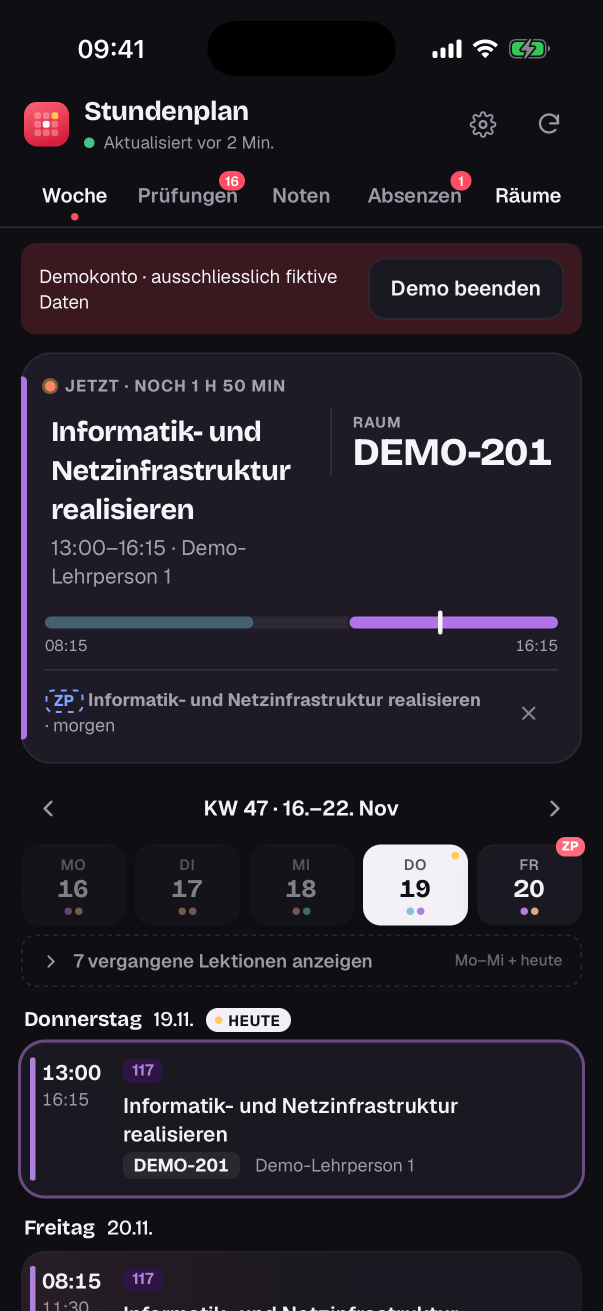
#> input picture ios app/appstore/raw/s-woche.png, 1206 x 2622 px (shown at 1/2 size)
$ python make_screens.py
#> lines starting #> are read from the running program, lines starting #| are printed output that depends on the picture
#!/usr/bin/env python3
"""
App Store screenshots for WISS Stundenplan.

Builds every slide from the real simulator captures in appstore/raw/ (demo account), so the
set can be rebuilt any time the app changes:

    python3 appstore/make_screens.py            # German set  -> appstore/screenshots/de/
    python3 appstore/make_screens.py --lang en  # English set -> appstore/screenshots/en/ (needs raw/en/*)

Slides are laid out at 1320 x 2868 and saved at 1206 x 2622 px (OUT_SIZE).
Also builds the wide header image appstore/screenshots/header.png (5244 x 2950).
Look: dark background with the app's accent glow, small kicker line, two-line headline
(second line in accent), short subline, iPhone with the real screen, and one card from the
screen enlarged so it "pops out" of the phone.
"""
import argparse
import os
from PIL import Image, ImageDraw, ImageFilter, ImageFont

HERE = os.path.dirname(os.path.abspath(__file__))
RAW = os.path.join(HERE, "raw")
W, H = 1320, 2868
OUT_SIZE = (1206, 2622)

BG_TOP = (20, 19, 25)
BG_BOTTOM = (10, 10, 13)
ACCENT = (255, 77, 99)          # Standard style accent (#FF4D63)
WHITE = (255, 255, 255)
GREY = (168, 170, 182)

SF = "/System/Library/Fonts/SFNS.ttf"


def font(size, weight="Bold"):
    f = ImageFont.truetype(SF, size)
    f.set_variation_by_name(weight)
    return f


# ---------------------------------------------------------------- text helpers
def text_w(s, f, track=0):
    return sum(f.getlength(c) for c in s) + track * (len(s) - 1)


# [6 lines left out: function draw_text, not called in this run]


# ---------------------------------------------------------------- background
def background():
    bg = Image.new("RGB", (W, H))
    px = bg.load()
    for y in range(H):
        t = y / H
        c = tuple(int(BG_TOP[i] + (BG_BOTTOM[i] - BG_TOP[i]) * t) for i in range(3))
        for x in range(W):
            px[x, y] = c
    # accent glow behind the phone, strongest at the sides (like a light behind the device)
    glow = Image.new("RGBA", (W, H), (0, 0, 0, 0))
    g = ImageDraw.Draw(glow)
    g.ellipse((-380, 1050, 420, 2250), fill=ACCENT + (95,))
    g.ellipse((900, 1050, 1700, 2250), fill=ACCENT + (95,))
    g.ellipse((260, 820, 1060, 1300), fill=ACCENT + (28,))
    glow = glow.filter(ImageFilter.GaussianBlur(220))
    bg = Image.alpha_composite(bg.convert("RGBA"), glow)
    return bg


# ---------------------------------------------------------------- screen prep
def load(name):
    return Image.open(os.path.join(RAW, name)).convert("RGB")


def cut_banner(im, y0, y1, probe_x=60):
    """Remove the 'Demokonto' strip: the first non-background run inside [y0, y1]
    plus the gap after it, so the content below moves up into its place."""
    px = im.load()
    bg = px[probe_x, y0]
    same = lambda a, b: sum(abs(a[i] - b[i]) for i in range(3)) < 12
    y = y0
    while y < y1 and same(px[probe_x, y], bg):
        y += 1
    start = y
    while y < y1 and not same(px[probe_x, y], bg):
        y += 1
    while y < y1 and same(px[probe_x, y], bg):
        y += 1
    end = y
    top = im.crop((0, 0, im.width, start))
    rest = im.crop((0, end, im.width, im.height))
    out = Image.new("RGB", im.size, bg)
    out.paste(top, (0, 0))
    out.paste(rest, (0, start))
    return out, start, end - start


def card_at(im, y_inside, x=None):
    """Bounds of the card that contains row y_inside: walk up/down the column just inside the
    card's left edge until the page background shows. Returns (x0, y0, x1, y1)."""
    px = im.load()
    x = x if x is not None else pt(22)
    bg = px[pt(5), y_inside]
    diff = lambda a: sum(abs(a[i] - bg[i]) for i in range(3))
    y0 = y_inside
    while y0 > 0 and diff(px[x, y0 - 1]) > 6:
        y0 -= 1
    y1 = y_inside
    while y1 < im.height - 1 and diff(px[x, y1 + 1]) > 6:
        y1 += 1
    return (pt(13), y0 - 4, im.width - pt(13), y1 + 5)


# [47 lines left out: functions lock_fix, cut_rows, bottom_fade, rounded_mask, not called in this run]


# ---------------------------------------------------------------- phone
PHONE_W = 1010
BEZEL = 24
BODY_R = 168
SCREEN_R = BODY_R - BEZEL


# [42 lines left out: functions phone, shadow, paste_with_shadow, card, not called in this run]


# ---------------------------------------------------------------- slide
HEAD_SIZE = 150
PHONE_TOP = 840


def header(canvas, kicker, line1, line2, sub):
    d = ImageDraw.Draw(canvas)
    draw_text(d, kicker, font(44, "Bold"), 190, ACCENT, track=7)
    hf = font(HEAD_SIZE, "Heavy")
    draw_text(d, line1, hf, 268, WHITE, track=-3)
    draw_text(d, line2, hf, 268 + int(HEAD_SIZE * 1.08), ACCENT, track=-3)
    sf = font(50, "Regular")
    # subline: wrap to 2 lines if needed
    words, lines, cur = sub.split(), [], ""
    for w_ in words:
        t = (cur + " " + w_).strip()
        if text_w(t, sf) > W - 160 and cur:
            lines.append(cur)
            cur = w_
        else:
            cur = t
    lines.append(cur)
    y = 268 + int(HEAD_SIZE * 2.16) + 34
    for ln in lines:
        draw_text(d, ln, sf, y, GREY)
        y += 64
    return y


def slide_phone(spec):
    canvas = background()
    header(canvas, *spec["text"])
    scr = spec["screen"]
    body, bez, k = phone(scr)
    px_ = (W - body.width) // 2
    paste_with_shadow(canvas, body, px_, PHONE_TOP, blur=60, alpha=200, offset=(0, 40))
    if spec.get("card"):
        box, radius = spec["card"]
        cw = spec.get("card_w", 1180)
        c = card(scr, box, radius, cw)
        # same vertical centre as on the phone screen
        cy = PHONE_TOP + bez + (box[1] + box[3]) / 2 * k
        paste_with_shadow(canvas, c, (W - c.width) / 2, cy - c.height / 2, blur=40, alpha=190, offset=(0, 34))
    return canvas


# ---------------------------------------------------------------- the set
def pt(v):            # simulator points -> screenshot px (iPhone 17 Pro, @3x)
    return int(round(v * 3))


def build_de():
    sl = []

    # 1 · week — "now" card pops out
    woche, s, _ = cut_banner(load("s-woche.png"), 460, 760)
#> in cut_banner, `bg = px[probe_x, y0]`: bg = (15, 14, 19)
#> the loop in cut_banner, `while y < y1 and same(px[probe_x, y], bg):` made 28 passes
#> after the loop in cut_banner, `while y < y1 and same(px[probe_x, y], bg):`: y = 488
#> after the loop in cut_banner, `while y < y1 and not same(px[probe_x, y], bg):`: y = 667
#> the loop in cut_banner, `while y < y1 and same(px[probe_x, y], bg):` made 54 passes
#> after the loop in cut_banner, `while y < y1 and same(px[probe_x, y], bg):`: y = 721
#> in cut_banner, `rest = im.crop((0, end, im.width, im.height))`:
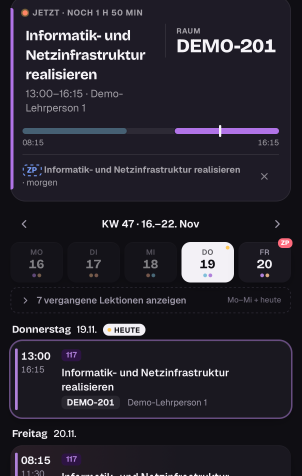
#> rest: PIL image 1206x1901 RGB (shown at 1/4 size); mean R, G, B 38.3, 35.3, 44.8
#> in cut_banner, `out.paste(rest, (0, start))`:
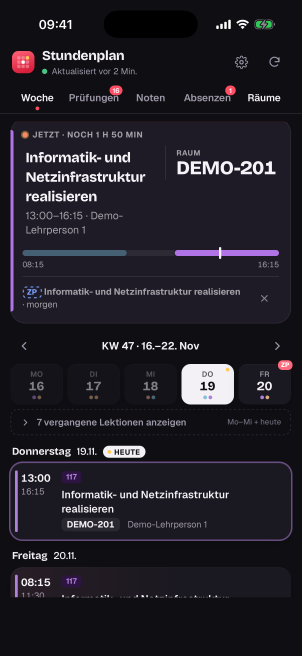
#> out: PIL image 1206x2622 RGB (shown at 1/4 size); mean R, G, B 33.9, 31, 39.2
    sl.append(("01-woche", slide_phone({
        "text": ("DEIN STUNDENPLAN", "Jede Lektion.", "Sofort im Blick.",
                 "Raum, Lehrperson und was als Nächstes kommt."),
        "screen": woche,
        "card": (card_at(woche, s + pt(40)), pt(16)),
    })))

    # 2 · widgets — lock screen + home widget as floating cards
    sl.append(("02-widgets", slide_widgets(
        ("WIDGETS", "Ein Blick.", "Kein Öffnen.",
         "Die nächste Lektion auf dem Home- und Sperrbildschirm."))))

    # 3 · exams — "next exam" card
    pr, s, _ = cut_banner(load("s-pruefungen.png"), 460, 760)
    sl.append(("03-pruefungen", slide_phone({
        "text": ("PRÜFUNGEN", "Keine Prüfung", "verpasst.",
                 "Countdown bis zur nächsten Prüfung, alle Termine mit Zeit und Raum."),
        "screen": pr,
        "card": (card_at(pr, s + pt(40)), pt(16)),
    })))

    # 4 · grades — chart with the tooltip
    no, s, _ = cut_banner(load("s-noten-tip.png"), 460, 760)
    sl.append(("04-noten", slide_phone({
        "text": ("NOTEN", "Dein Schnitt.", "Jederzeit klar.",
                 "Verlauf, Bestnote und jede Modulnote auf einen Blick."),
        "screen": no,
        "card": (card_at(no, s + pt(225)), pt(16)),
    })))

    # 5 · absences — "excuse now" card
    ab, s, _ = cut_banner(load("s-absenzen.png"), 460, 760)
    sl.append(("05-absenzen", slide_phone({
        "text": ("ABSENZEN", "Absenzen", "im Griff.",
                 "Offene Absenzen, Fristen und Anwesenheit – mit Erinnerung."),
        "screen": ab,
        "card": (card_at(ab, s + pt(78)), pt(16)),
    })))

    # 6 · rooms — "free at 14:30"
    ra, s, _ = cut_banner(load("s-raeume.png"), 460, 760)
    sl.append(("06-raeume", slide_phone({
        "text": ("FREIE RÄUME", "Freies Zimmer?", "Sofort gefunden.",
                 "Sieh, welche Räume jetzt oder später frei sind."),
        "screen": ra,
        "card": (card_at(ra, s + pt(256)), pt(16)),
    })))

    # 7 · styles — three phones
    sl.append(("07-stile", slide_styles(
        ("DEIN STIL", "9 Stile.", "Ganz deiner.",
         "Standard, Apple, Nothing, GitHub und mehr – hell oder dunkel, in deiner Farbe."))))
    return sl


# [89 lines left out: functions slide_widgets, slide_styles, make_header, not called in this run]


def main():
    ap = argparse.ArgumentParser()
    ap.add_argument("--lang", default="de")
    a = ap.parse_args()
    out = os.path.join(HERE, "screenshots", a.lang)
    os.makedirs(out, exist_ok=True)
    for name, img in build_de():
#> in build_de, `woche, s, _ = cut_banner(load("s-woche.png"), 460, 760)`: s = 488
#> in card_at, `bg = px[pt(5), y_inside]`: bg = (15, 14, 19)
#> the loop in card_at, `while y0 > 0 and diff(px[x, y0 - 1]) > 6:` made 122 passes
#> y0 on passes 1 to 8: 607, 606, 605, 604, 603, 602, 601, 600
#> after the loop in card_at, `while y0 > 0 and diff(px[x, y0 - 1]) > 6:`: y0 = 486
#> after the loop in card_at, `while y1 < im.height - 1 and diff(px[x, y1 + 1]) > 6:`: y1 = 1282
#> in background, `glow = glow.filter(ImageFilter.GaussianBlur(220))`:
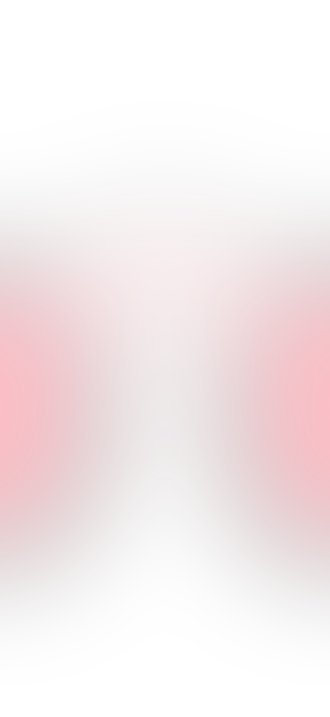
#> glow: PIL image 1320x2868 RGBA (shown at 1/4 size); mean R, G, B, A 75.2, 22.7, 29.2, 22.7; transparent parts drawn white
#> in background, `bg = Image.alpha_composite(bg.convert("RGBA"), glow)`:
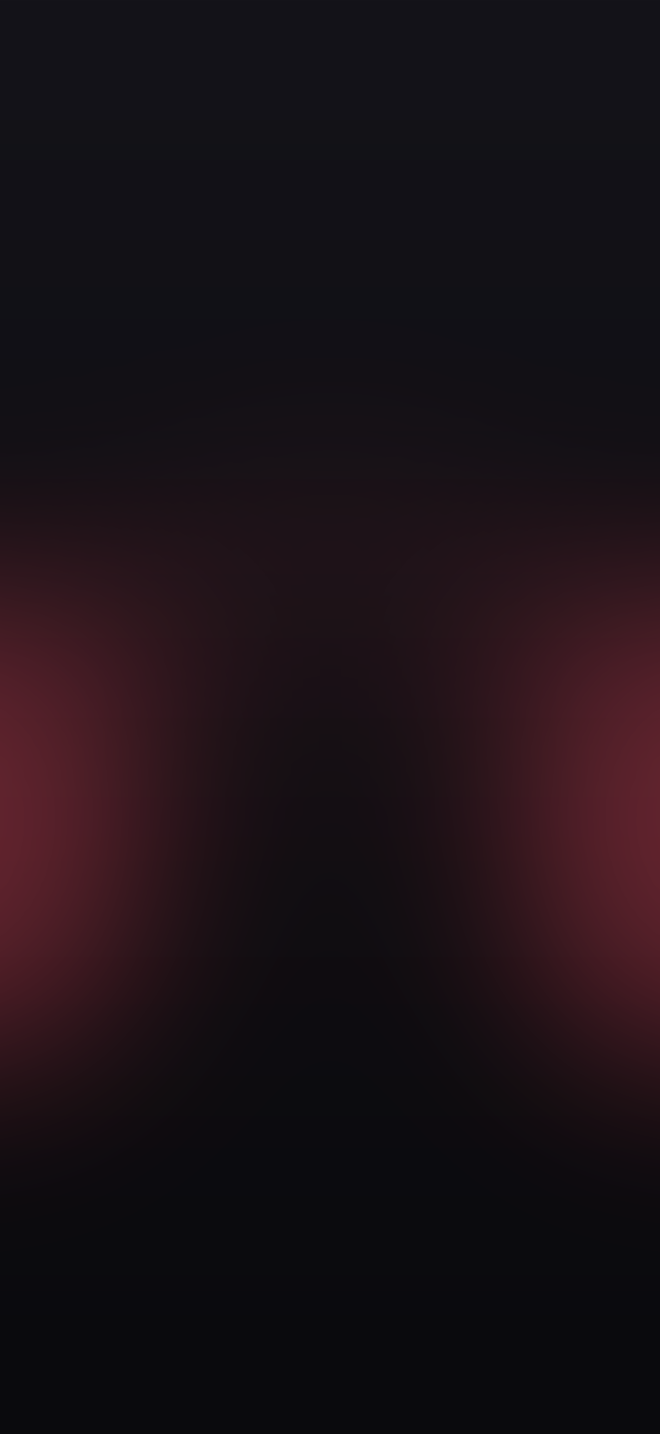
#> bg: PIL image 1320x2868 RGBA (shown at 1/2 size); mean R, G, B, A 26.8, 16.9, 22.2, 255
        bottom_fade(img)
        p = os.path.join(out, name + ".png")
        img = img.convert("RGB").resize(OUT_SIZE, Image.LANCZOS)
        img.save(p, optimize=True)
        print(p, img.size)
    p = os.path.join(HERE, "screenshots", "header.png")
    make_header().convert("RGB").save(p, optimize=True)
    print(p)


if __name__ == "__main__":
#> (the run stopped early here; a loop or call above may not have finished)

$ run again, with ios app/appstore/raw/absenzen.png copied over ios app/appstore/raw/s-woche.png
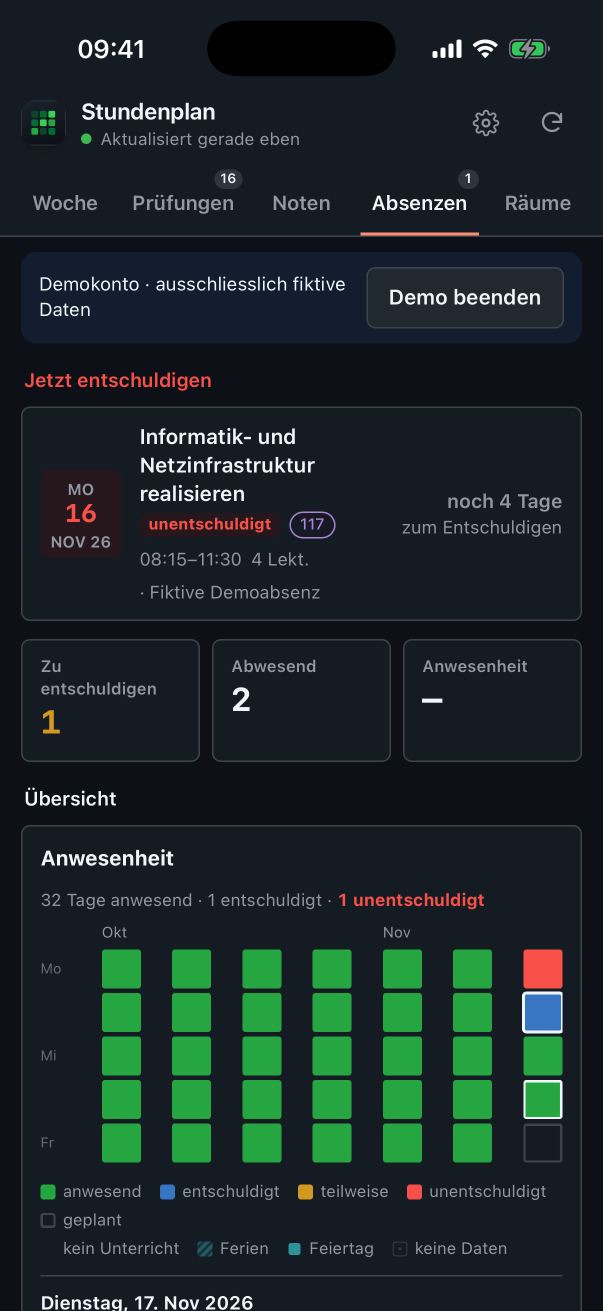
#> input picture ios app/appstore/raw/absenzen.png, 1206 x 2622 px (shown at 1/2 size)
#> in cut_banner, `bg = px[probe_x, y0]`: bg = (21, 27, 35)
#> the loop in cut_banner, `while y < y1 and same(px[probe_x, y], bg):` made 11 passes
#> after the loop in cut_banner, `while y < y1 and same(px[probe_x, y], bg):`: y = 471
#> the loop in cut_banner, `while y < y1 and not same(px[probe_x, y], bg):` made 35 passes
#> after the loop in cut_banner, `while y < y1 and not same(px[probe_x, y], bg):`: y = 506
#> the loop in cut_banner, `while y < y1 and same(px[probe_x, y], bg):` made 1 pass
#> y on pass 1: 507
#> after the loop in cut_banner, `while y < y1 and same(px[probe_x, y], bg):`: y = 507
#> in cut_banner, `rest = im.crop((0, end, im.width, im.height))`:
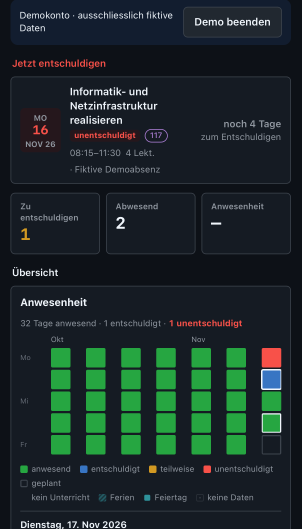
#> rest: PIL image 1206x2115 RGB (shown at 1/4 size); mean R, G, B 27.6, 41.4, 41.3
#> in cut_banner, `out.paste(rest, (0, start))`:
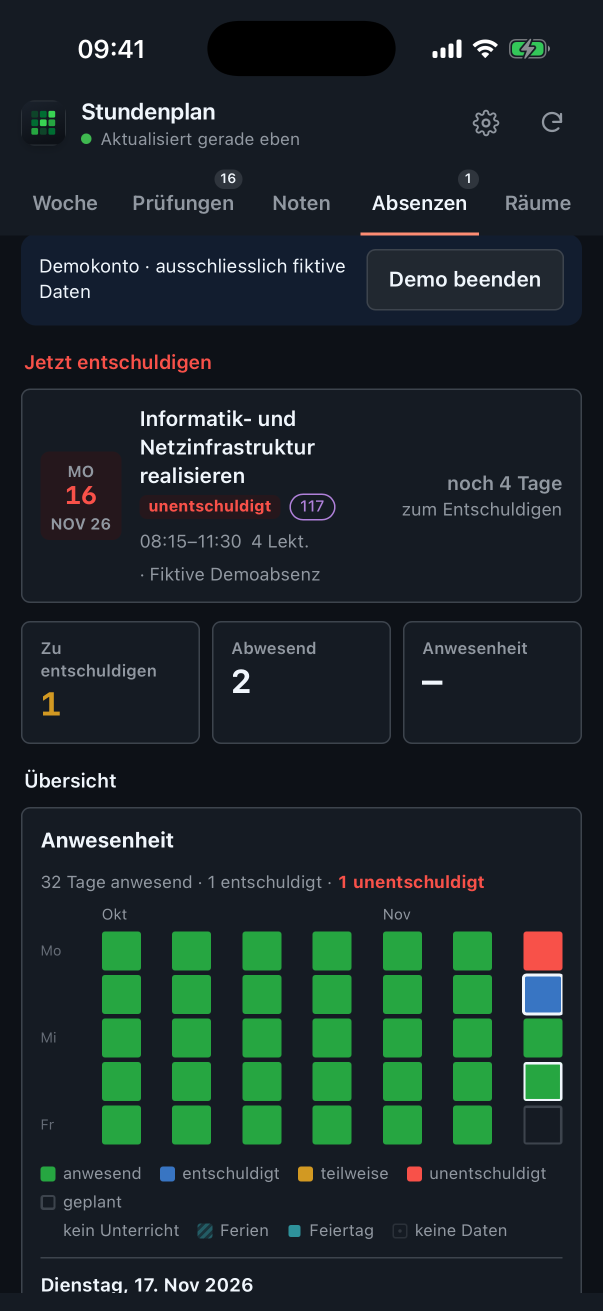
#> out: PIL image 1206x2622 RGB (shown at 1/2 size); mean R, G, B 27.3, 39.6, 40.9
#> s = 471
#> in card_at, `bg = px[pt(5), y_inside]`: bg = (13, 17, 23)
#> the loop in card_at, `while y0 > 0 and diff(px[x, y0 - 1]) > 6:` made 302 passes
#> y0 on passes 1 to 3: 590, 589, 588
#> after the loop in card_at, `while y0 > 0 and diff(px[x, y0 - 1]) > 6:`: y0 = 289
#> the loop in card_at, `while y1 < im.height - 1 and diff(px[x, y1 + 1]) > 6:` made 59 passes
#> after the loop in card_at, `while y1 < im.height - 1 and diff(px[x, y1 + 1]) > 6:`: y1 = 650
